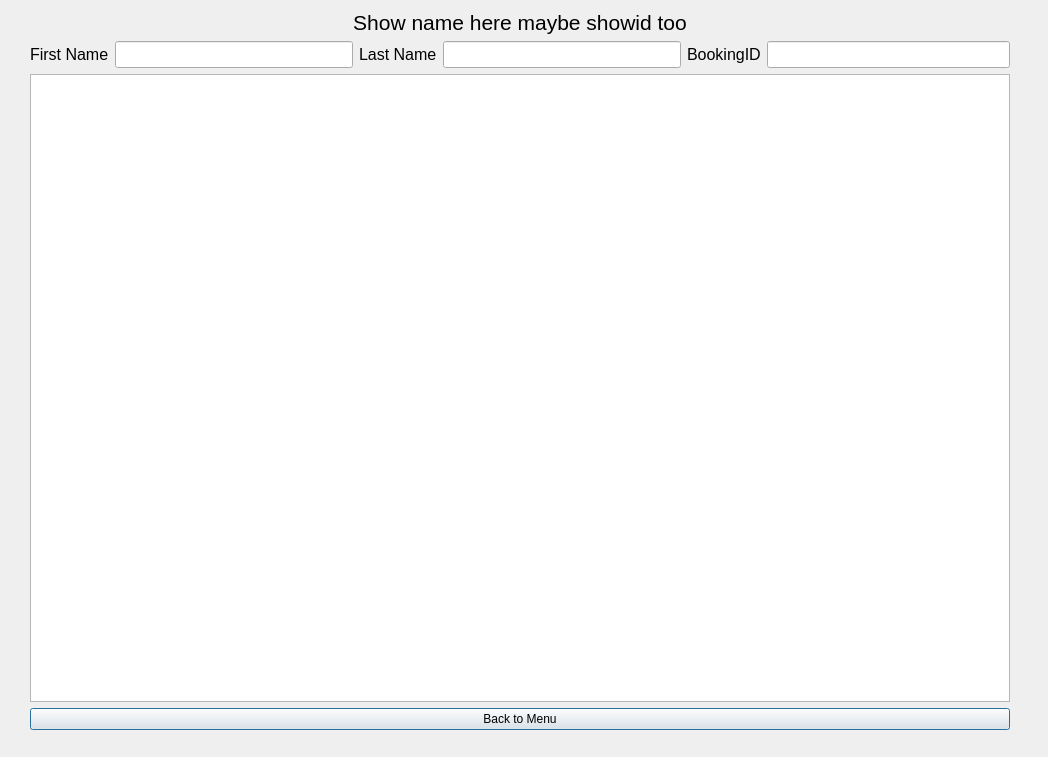
<?xml version="1.0" encoding="UTF-8"?>
<ui version="4.0">
 <class>Dialog</class>
 <widget class="QDialog" name="Dialog">
  <property name="geometry">
   <rect>
    <x>0</x>
    <y>0</y>
    <width>1048</width>
    <height>757</height>
   </rect>
  </property>
  <property name="windowTitle">
   <string>Dialog</string>
  </property>
  <widget class="QWidget" name="">
   <property name="geometry">
    <rect>
     <x>30</x>
     <y>10</y>
     <width>980</width>
     <height>720</height>
    </rect>
   </property>
   <layout class="QVBoxLayout" name="verticalLayout_2">
    <item>
     <widget class="QLabel" name="label">
      <property name="font">
       <font>
        <pointsize>16</pointsize>
       </font>
      </property>
      <property name="text">
       <string>Show name here maybe showid too</string>
      </property>
      <property name="alignment">
       <set>Qt::AlignCenter</set>
      </property>
     </widget>
    </item>
    <item>
     <layout class="QHBoxLayout" name="horizontalLayout">
      <item>
       <layout class="QHBoxLayout" name="horizontalLayout_5">
        <item>
         <widget class="QLabel" name="label_5">
          <property name="font">
           <font>
            <pointsize>12</pointsize>
           </font>
          </property>
          <property name="text">
           <string>First Name</string>
          </property>
         </widget>
        </item>
        <item>
         <widget class="QLineEdit" name="firstname">
          <property name="sizePolicy">
           <sizepolicy hsizetype="Expanding" vsizetype="Preferred">
            <horstretch>0</horstretch>
            <verstretch>0</verstretch>
           </sizepolicy>
          </property>
          <property name="font">
           <font>
            <pointsize>12</pointsize>
           </font>
          </property>
          <property name="text">
           <string/>
          </property>
         </widget>
        </item>
       </layout>
      </item>
      <item>
       <layout class="QHBoxLayout" name="horizontalLayout_6">
        <item>
         <widget class="QLabel" name="label_6">
          <property name="font">
           <font>
            <pointsize>12</pointsize>
           </font>
          </property>
          <property name="text">
           <string>Last Name</string>
          </property>
         </widget>
        </item>
        <item>
         <widget class="QLineEdit" name="lastname">
          <property name="sizePolicy">
           <sizepolicy hsizetype="Expanding" vsizetype="Preferred">
            <horstretch>0</horstretch>
            <verstretch>0</verstretch>
           </sizepolicy>
          </property>
          <property name="font">
           <font>
            <pointsize>12</pointsize>
           </font>
          </property>
          <property name="text">
           <string/>
          </property>
         </widget>
        </item>
       </layout>
      </item>
      <item>
       <layout class="QHBoxLayout" name="horizontalLayout_7">
        <item>
         <widget class="QLabel" name="label_7">
          <property name="font">
           <font>
            <pointsize>12</pointsize>
           </font>
          </property>
          <property name="text">
           <string>BookingID</string>
          </property>
         </widget>
        </item>
        <item>
         <widget class="QLineEdit" name="bookingid">
          <property name="sizePolicy">
           <sizepolicy hsizetype="Expanding" vsizetype="Preferred">
            <horstretch>0</horstretch>
            <verstretch>0</verstretch>
           </sizepolicy>
          </property>
          <property name="font">
           <font>
            <pointsize>12</pointsize>
           </font>
          </property>
          <property name="text">
           <string/>
          </property>
         </widget>
        </item>
       </layout>
      </item>
     </layout>
    </item>
    <item>
     <layout class="QVBoxLayout" name="verticalLayout">
      <item>
       <widget class="QTableWidget" name="tablewithallseats"/>
      </item>
      <item>
       <widget class="QPushButton" name="backtomenu">
        <property name="sizePolicy">
         <sizepolicy hsizetype="Minimum" vsizetype="Maximum">
          <horstretch>0</horstretch>
          <verstretch>0</verstretch>
         </sizepolicy>
        </property>
        <property name="text">
         <string>Back to Menu</string>
        </property>
        <property name="flat">
         <bool>false</bool>
        </property>
       </widget>
      </item>
     </layout>
    </item>
   </layout>
  </widget>
 </widget>
 <resources/>
 <connections/>
</ui>
